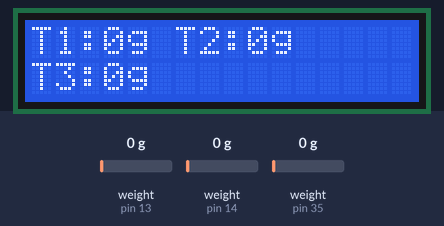
A sketch run on a simulated Arduino Uno, built with avr-gcc and run on an emulated ATmega328P. Parts: 16×2 character LCD. The inputs (shaded band) are chosen by the test bench; at power-on: weight on the scale (sensors on pin 13, pin 14, pin 35) 0 g.

Above: at 7.2 s.
7.3 s: weight on the scale (sensor on pin 13) set to 100 g
At 9.7 s:
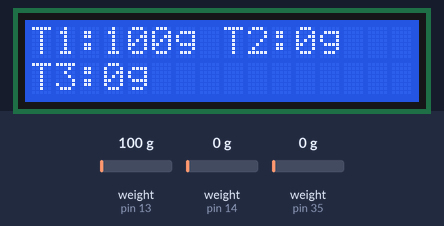
10.3 s: weight on the scale (sensor on pin 14) set to 100 g
At 12.7 s:
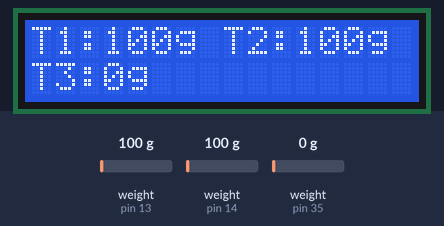
13.0 s: weight on the scale (sensor on pin 35) set to 100 g
At 15.2 s:
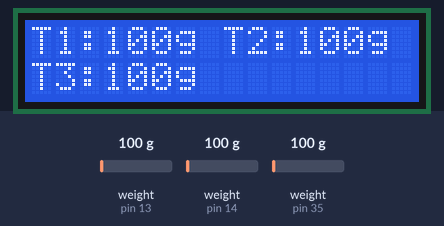
16.2 s: weight on the scale (sensor on pin 13) set to 1250 g
At 21.4 s:
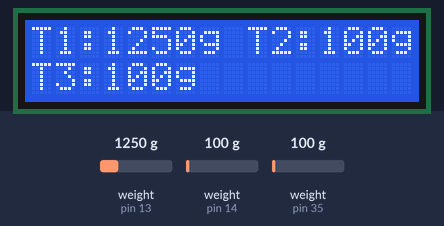
21.5 s: weight on the scale (sensor on pin 14) set to 1250 g
At 24.9 s:
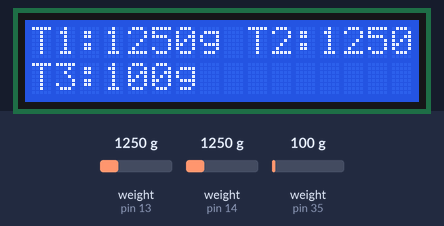
25.9 s: weight on the scale (sensor on pin 35) set to 1250 g
At 28.6 s:
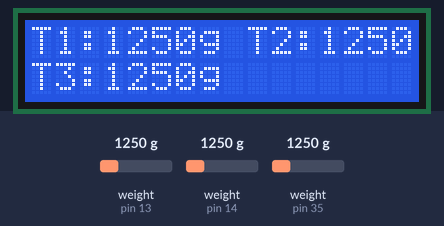
Timing chart, 0 to 30.1 s (numbered marks = the images above; inputs shaded):
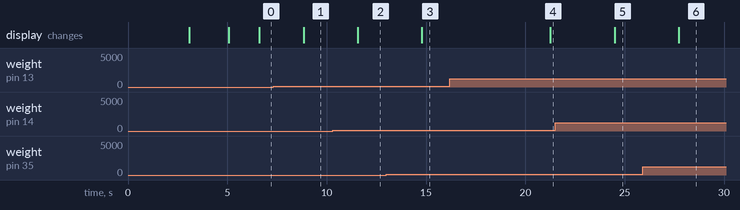

Measured:
- after the input at 7.3 s, the display: changes after 1.5 s (image 1)
- after the input at 10.3 s, the display: changes after 1.3 s (image 2)
- after the input at 13.0 s, the display: changes after 1.8 s (image 3)
- after the input at 16.2 s, the display: changes after 5.1 s (image 4)
- after the input at 21.5 s, the display: changes after 3.0 s (image 5)
- after the input at 25.9 s, the display: changes after 1.8 s (image 6)

The sketch:

loadcell.ino
```cpp
#include <Wire.h>
#include <LiquidCrystal_I2C.h>
#include "HX711.h"

// Definisi pin unik untuk masing-masing sensor
const int DOUT_1 = 13; const int SCK_1 = 12;
const int DOUT_2 = 14; const int SCK_2 = 27;
const int DOUT_3 = 35; const int SCK_3 = 34;

HX711 scale1, scale2, scale3;
LiquidCrystal_I2C lcd(0x27, 16, 2);

// Faktor kalibrasi masing-masing (silakan sesuaikan)
float cal1 = -416.31;
float cal2 = -429.93;
float cal3 = -429.43;

void setup() {
  Serial.begin(115200);
  lcd.init();
  lcd.backlight();

  // Inisialisasi setiap sensor dengan pin masing-masing
  scale1.begin(DOUT_1, SCK_1);
  scale2.begin(DOUT_2, SCK_2);
  scale3.begin(DOUT_3, SCK_3);

  scale1.set_scale(cal1); scale1.tare();
  scale2.set_scale(cal2); scale2.tare();
  scale3.set_scale(cal3); scale3.tare();

  lcd.print("Sistem Multi-LC");
  delay(2000);
  lcd.clear();
}

void loop() {
  // Membaca data dari ketiga sensor
  float b1 = (scale1.get_units(5) < 5) ? 0 : scale1.get_units(5);
  float b2 = (scale2.get_units(5) < 5) ? 0 : scale2.get_units(5);
  float b3 = (scale3.get_units(5) < 5) ? 0 : scale3.get_units(5);

  // Tampilan LCD
  lcd.setCursor(0, 0);
  lcd.print("T1:"); lcd.print((int)b1); lcd.print("g ");
  lcd.print("T2:"); lcd.print((int)b2); lcd.print("g ");

  lcd.setCursor(0, 1);
  lcd.print("T3:"); lcd.print((int)b3); lcd.print("g        ");

  delay(200);
}
```
